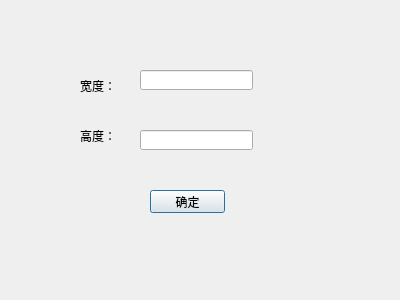
<?xml version="1.0" encoding="UTF-8"?>
<ui version="4.0">
 <class>Dialog</class>
 <widget class="QDialog" name="Dialog">
  <property name="geometry">
   <rect>
    <x>0</x>
    <y>0</y>
    <width>400</width>
    <height>300</height>
   </rect>
  </property>
  <property name="windowTitle">
   <string>Dialog</string>
  </property>
  <widget class="QPushButton" name="pushButton">
   <property name="geometry">
    <rect>
     <x>150</x>
     <y>190</y>
     <width>75</width>
     <height>23</height>
    </rect>
   </property>
   <property name="text">
    <string>确定</string>
   </property>
  </widget>
  <widget class="QLabel" name="label">
   <property name="geometry">
    <rect>
     <x>80</x>
     <y>70</y>
     <width>54</width>
     <height>31</height>
    </rect>
   </property>
   <property name="text">
    <string>宽度：</string>
   </property>
  </widget>
  <widget class="QLabel" name="label_2">
   <property name="geometry">
    <rect>
     <x>80</x>
     <y>120</y>
     <width>54</width>
     <height>31</height>
    </rect>
   </property>
   <property name="text">
    <string>高度：</string>
   </property>
  </widget>
  <widget class="QLineEdit" name="lineEdit">
   <property name="geometry">
    <rect>
     <x>140</x>
     <y>70</y>
     <width>113</width>
     <height>20</height>
    </rect>
   </property>
  </widget>
  <widget class="QLineEdit" name="lineEdit_2">
   <property name="geometry">
    <rect>
     <x>140</x>
     <y>130</y>
     <width>113</width>
     <height>20</height>
    </rect>
   </property>
  </widget>
 </widget>
 <resources/>
 <connections>
  <connection>
   <sender>pushButton</sender>
   <signal>clicked()</signal>
   <receiver>Dialog</receiver>
   <slot>close()</slot>
   <hints>
    <hint type="sourcelabel">
     <x>183</x>
     <y>201</y>
    </hint>
    <hint type="destinationlabel">
     <x>295</x>
     <y>189</y>
    </hint>
   </hints>
  </connection>
 </connections>
</ui>
